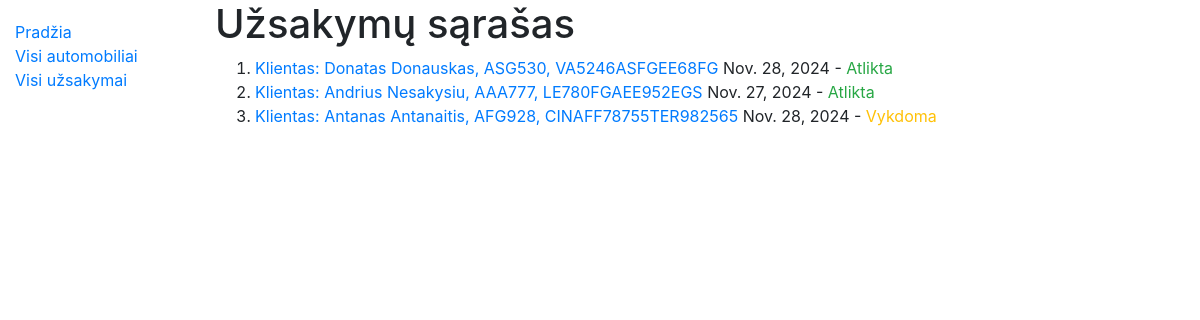
Page /Autoservisas/uzsakymai/ on the earlier database version.
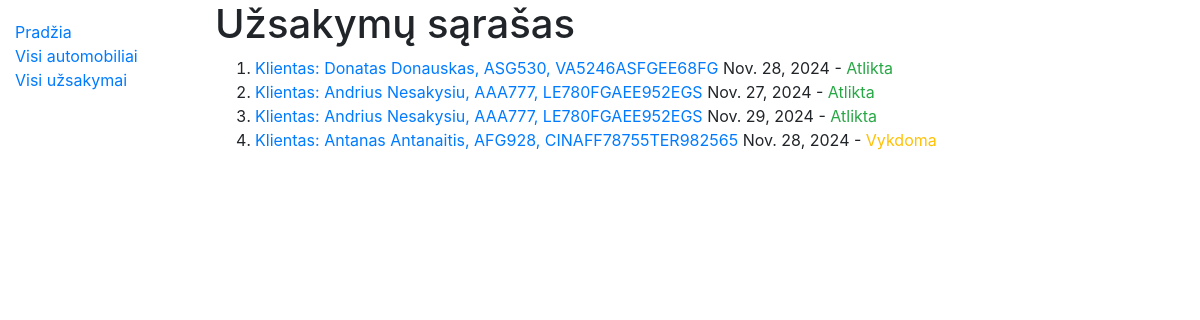
Same page on the later database version.
### Autoservisas/models.py (models this page shows, shortened)
class Uzsakymas(models.Model):
    data = models.DateField('UŽSAKYMO_DATA', help_text='Įveskite užsakymo datą')
    automobilis = models.ForeignKey(AutomobilisKlientas, on_delete=models.CASCADE, help_text='Pasirinkite kliento automobilį')
    PASIRINKIMAI_STATUS = [
        ('L', 'Laukiama'),
        ('V', 'Vykdoma'),
        ('A', 'Atlikta'),
    ]
    statusas = models.CharField(max_length=10, choices=PASIRINKIMAI_STATUS, default='L', help_text='Pasirinkite užsakymo statusą',  blank=True)
    class Meta:
        verbose_name = 'Užsakymas'
        verbose_name_plural = 'Užsakymai'
        ordering = ['statusas']

class AutomobilisKlientas(models.Model):
    valstybinis_nr = models.CharField('VALSTYBINIS_NUMERIS', max_length=15, unique=True, help_text='Įveskite automobilio valstybinius numerius')
    vin_kodas = models.CharField('VIN_KODAS', max_length=100, unique=True, help_text='Įveskite automobilio VIN kodą')
    klientas = models.CharField('KLIENTO_VARDAS_PAVARDĖ',max_length=50, help_text='Įveskite kliento vardą ir pavardę')
    modelis = models.ForeignKey(AutomobilioModelis, on_delete=models.CASCADE, help_text='Pasirinkite automobilį')
    class Meta:
        verbose_name = 'Kliento automobilis'
        verbose_name_plural = 'Klientų automobiliai'
        ordering = ['klientas']
    def __str__(self):
        return f"Klientas: {self.klientas}, {self.valstybinis_nr}, {self.vin_kodas}"

### Autoservisas/views.py (the view)
# urls.py: path('uzsakymai/', views.UzsakymaiListView.as_view(), name='uzsakymai'),
class UzsakymaiListView(generic.ListView):
    model = Uzsakymas
    template_name = 'uzsakymas_list.html'

### Autoservisas/templates/uzsakymas_list.html
{% extends "base.html" %}
{% block content %}
<h1>Užsakymų sąrašas</h1>
<ol>
    {% for uzsakymas in uzsakymas_list %}
    <li>
        <a href="{% url 'uzsakymas_detail' uzsakymas.pk %}">{{ uzsakymas.automobilis }}</a>
        {{ uzsakymas.data }} -
        <span class="{% if uzsakymas.statusas == 'L' %}text-danger{% elif uzsakymas.statusas == 'V' %}text-warning{% elif uzsakymas.statusas == 'A' %}text-success{% endif %}">
            {{ uzsakymas.get_statusas_display }}
        </span>
    </li>
    {% endfor %}
</ol>
{% endblock %}

Differences in the rows shown:
added Uzsakymas: automobilis "Klientas: Andrius Nesakysiu, AAA777, LE780FGAEE952EGS", data "Nov. 29, 2024", statusas "Atlikta"
